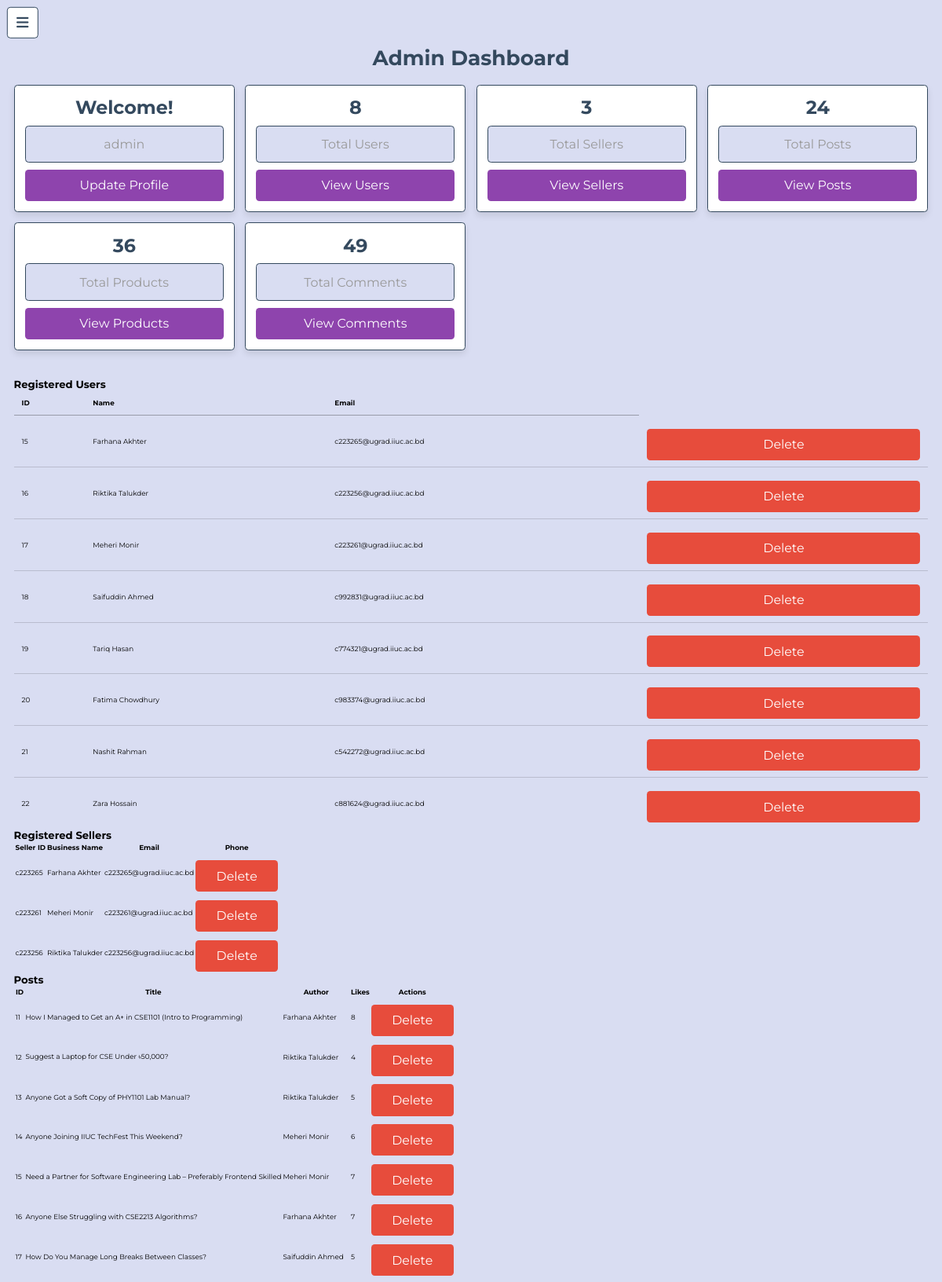
Screenshot of /project_blog/admin/complete_dashboard.php (signed in, upper part) with the database file from the repository.
### tables this page shows
CREATE TABLE `users` (
  `id` int(100) NOT NULL,
  `name` varchar(20) NOT NULL,
  `email` varchar(50) NOT NULL,
  `password` varchar(50) NOT NULL,
  `user_type` varchar(20) NOT NULL
);

CREATE TABLE `seller` (
  `id` int(100) NOT NULL,
  `seller_id` varchar(100) NOT NULL,
  `name` varchar(1000) NOT NULL,
  `email` varchar(1000) NOT NULL,
  `password` varchar(1000) NOT NULL
);

CREATE TABLE `posts` (
  `id` int(100) NOT NULL,
  `user_id` int(100) NOT NULL,
  `name` varchar(100) NOT NULL,
  `title` varchar(100) NOT NULL,
  `content` varchar(10000) NOT NULL,
  `image` varchar(100) NOT NULL,
  `date` date NOT NULL DEFAULT current_timestamp(),
  `status` varchar(10) NOT NULL
);

### project_blog/admin/complete_dashboard.php (the view, shortened to what this page needs)
<?php
include '../components/connect.php';
?>
<!DOCTYPE html>
<html lang="en">
<head>
   <link rel="stylesheet" href="https://cdnjs.cloudflare.com/ajax/libs/font-awesome/6.1.1/css/all.min.css">
   <link rel="stylesheet" href="../css/admin_style.css">
   <link rel="stylesheet" href="https://cdn.datatables.net/1.11.5/css/jquery.dataTables.min.css">
</head>
<body>
<?php include '../components/admin_header.php' ?>
<section class="dashboard">
   <h1 class="heading">Admin Dashboard</h1>
   <div class="box-container">
      <div class="box">
         <h3>Welcome!</h3>
         <p><?= $fetch_profile['name']; ?></p>
         <a href="update_profile.php" class="btn">Update Profile</a>
      </div>
      <div class="box">
         <?php
            $select_users = $conn->prepare("SELECT * FROM `users`");
            $select_users->execute();
            $total_users = $select_users->rowCount();
         ?>
         <h3><?= $total_users; ?></h3>
         <p>Total Users</p>
         <a href="#users-section" class="btn">View Users</a>
      </div>
      <div class="box">
         <?php
            $select_sellers = $conn->prepare("SELECT * FROM `seller`");
            $select_sellers->execute();
            $total_sellers = $select_sellers->rowCount();
         ?>
         <h3><?= $total_sellers; ?></h3>
         <p>Total Sellers</p>
         <a href="#sellers-section" class="btn">View Sellers</a>
      </div>
      <div class="box">
         <?php
            $select_posts = $conn->prepare("SELECT * FROM `posts`");
            $select_posts->execute();
            $total_posts = $select_posts->rowCount();
         ?>
         <h3><?= $total_posts; ?></h3>
         <p>Total Posts</p>
         <a href="#posts-section" class="btn">View Posts</a>
      </div>
      <div class="box">
         <?php
            $select_products = $conn->prepare("SELECT * FROM `products`");
            $select_products->execute();
            $total_products = $select_products->rowCount();
         ?>
         <h3><?= $total_products; ?></h3>
         <p>Total Products</p>
         <a href="#products-section" class="btn">View Products</a>
      </div>
      <div class="box">
         <?php
            $select_comments = $conn->prepare("SELECT * FROM `comments`");
            $select_comments->execute();
            $total_comments = $select_comments->rowCount();
         ?>
         <h3><?= $total_comments; ?></h3>
         <p>Total Comments</p>
         <a href="#comments-section" class="btn">View Comments</a>
      </div>
   </div>
</section>
<section class="data-tables">
   <div class="section" id="users-section">
      <h2 class="sub-heading">Registered Users</h2>
      <div class="table-container">
         <table id="users-table" class="display">
            <thead>
               <tr>
                  <th>ID</th>
                  <th>Name</th>
                  <th>Email</th>
               </tr>
            </thead>
            <tbody>
               <?php
                  $select_users = $conn->prepare("SELECT * FROM `users`");
                  $select_users->execute();
                  while($fetch_user = $select_users->fetch(PDO::FETCH_ASSOC)){
               ?>
               <tr>
                  <td><?= $fetch_user['id']; ?></td>
                  <td><?= $fetch_user['name']; ?></td>
                  <td><?= $fetch_user['email']; ?></td>
                  <td>
                     <a href="admin_dashboard.php?delete=1&type=user&id=<?= $fetch_user['id']; ?>"
                        class="delete-btn" onclick="return confirm('Delete this user?');">
                        Delete
                     </a>
                  </td>
               </tr>
               <?php } ?>
            </tbody>
         </table>
      </div>
   </div>
   <div class="section" id="sellers-section">
      <h2 class="sub-heading">Registered Sellers</h2>
      <div class="table-container">
         <table id="sellers-table" class="display">
            <thead>
               <tr>
                  <th>Seller ID</th>
                  <th>Business Name</th>
                  <th>Email</th>
                  <th>Phone</th>
               </tr>
            </thead>
            <tbody>
               <?php
                  $select_sellers = $conn->prepare("SELECT * FROM `seller`");
                  $select_sellers->execute();
                  while($fetch_seller = $select_sellers->fetch(PDO::FETCH_ASSOC)){
               ?>
               <tr>
                  <td><?= $fetch_seller['seller_id']; ?></td>
                  <td><?= $fetch_seller['name']; ?></td>
                  <td><?= $fetch_seller['email']; ?></td>
                  <td>
                     <a href="admin_dashboard.php?delete=1&type=seller&id=<?= $fetch_seller['id']; ?>"
                        class="delete-btn" onclick="return confirm('Delete this seller?');">
                        Delete
                     </a>
                  </td>
               </tr>
               <?php } ?>
            </tbody>
         </table>
      </div>
   </div>
   <div class="section" id="posts-section">
      <h2 class="sub-heading">Posts</h2>
      <div class="table-container">
         <table id="posts-table" class="display">
            <thead>
               <tr>
                  <th>ID</th>
                  <th>Title</th>
                  <th>Author</th>
                  <th>Likes</th>
                  <th>Actions</th>
               </tr>
            </thead>
            <tbody>
               <?php
                  $select_posts = $conn->prepare("SELECT p.*, u.name as author_name,
                                                 (SELECT COUNT(*) FROM likes WHERE post_id = p.id) as like_count
                                                 FROM `posts` p LEFT JOIN `users` u ON p.user_id = u.id");
                  $select_posts->execute();
                  while($fetch_post = $select_posts->fetch(PDO::FETCH_ASSOC)){
               ?>
               <tr>
                  <td><?= $fetch_post['id']; ?></td>
                  <td><?= $fetch_post['title']; ?></td>
                  <td><?= $fetch_post['author_name']; ?></td>
                  <td><?= $fetch_post['like_count']; ?></td>
                  <td>
                     <a href="admin_dashboard.php?delete=1&type=post&id=<?= $fetch_post['id']; ?>"
                        class="delete-btn" onclick="return confirm('Delete this post?');">
                        Delete
                     </a>
                  </td>
               </tr>
               <?php } ?>
            </tbody>
         </table>
      </div>
   </div>
</section>
</body>
</html>

### project_blog/css/admin_style.css (style rules this page uses)
:root { --main-color: #8e44ad; --red: #e74c3c; --orange: #f39c12; --black: #34495e; --white: #fff; --light-bg: hsl(230, 50%, 90%); --light-color: #999; --border: 0.2rem solid var(--black); --box-shadow: 0 0.5rem 1rem rgba(0, 0, 0, 0.1); }
* { font-family: "Montserrat", sans-serif; margin: 0; padding: 0; box-sizing: border-box; text-decoration: none; outline: none; border: none; }
html { font-size: 62.5%; overflow-x: hidden; }
body { background-color: var(--light-bg); padding-left: 35rem; }
section { max-width: 1200px; margin: 0 auto; padding: 2rem; }
.btn, .delete-btn, .option-btn, .inline-btn, .inline-option-btn, .inline-delete-btn { margin-top: 1rem; border-radius: 0.5rem; cursor: pointer; font-size: 1.8rem; color: var(--white); padding: 1.2rem 3rem; text-transform: capitalize; text-align: center; }
.btn, .delete-btn, .option-btn { display: block; width: 100%; }
.inline-btn, .btn { background-color: var(--main-color); }
.inline-delete-btn, .delete-btn { background-color: var(--red); }
.heading { text-align: center; margin-bottom: 2rem; text-transform: capitalize; color: var(--black); font-size: 3rem; }
.dashboard .box-container { display: grid; grid-template-columns: repeat(auto-fit, minmax(30rem, 1fr)); gap: 1.5rem; align-items: flex-start; }
.dashboard .box-container .box { text-align: center; background-color: var(--white); border: var(--border); box-shadow: var(--box-shadow); border-radius: 0.5rem; text-align: center; padding: 1.5rem; }
.dashboard .box-container .box h3 { font-size: 2.7rem; color: var(--black); }
.dashboard .box-container .box p { padding: 1.5rem; border-radius: 0.5rem; background-color: var(--light-bg); border-radius: 0.5rem; font-size: 1.8rem; border: var(--border); margin: 1rem 0; color: var(--light-color); }
@media (max-width: 1200px) { html { font-size: 55%; } }
@media (max-width: 1200px) { body { padding-left: 0; } }

### rows the page displays
users: id "15", name "Farhana Akhter", email "c223265@ugrad.iiuc.ac.bd"
users: id "16", name "Riktika Talukder", email "c223256@ugrad.iiuc.ac.bd"
users: id "17", name "Meheri Monir", email "c223261@ugrad.iiuc.ac.bd"
users: id "18", name "Saifuddin Ahmed", email "c992831@ugrad.iiuc.ac.bd"
users: id "19", name "Tariq Hasan", email "c774321@ugrad.iiuc.ac.bd"
users: id "20", name "Fatima Chowdhury", email "c983374@ugrad.iiuc.ac.bd"
users: id "21", name "Nashit Rahman", email "c542272@ugrad.iiuc.ac.bd"
users: id "22", name "Zara Hossain", email "c881624@ugrad.iiuc.ac.bd"
seller: seller "c223265", name "Farhana Akhter", email "c223265@ugrad.iiuc.ac.bd"
seller: seller "c223261", name "Meheri Monir", email "c223261@ugrad.iiuc.ac.bd"
seller: seller "c223256", name "Riktika Talukder", email "c223256@ugrad.iiuc.ac.bd"
posts: id "11", title "How I Managed to Get an A+ in CSE1101 (Intro to Programming)", user.name "Farhana Akhter", like_count "8"
posts: id "12", title "Suggest a Laptop for CSE Under ৳50,000?", user.name "Riktika Talukder", like_count "4"
posts: id "13", title "Anyone Got a Soft Copy of PHY1101 Lab Manual?", user.name "Riktika Talukder", like_count "5"
posts: id "14", title "Anyone Joining IIUC TechFest This Weekend?", user.name "Meheri Monir", like_count "6"
posts: id "15", title "Need a Partner for Software Engineering Lab – Preferably Frontend Skilled", user.name "Meheri Monir", like_count "7"
posts: id "16", title "Anyone Else Struggling with CSE2213 Algorithms?", user.name "Farhana Akhter", like_count "7"
posts: id "17", title "How Do You Manage Long Breaks Between Classes?", user.name "Saifuddin Ahmed", like_count "5"

### other values shown
$fetch_profile['name'] "admin"
$total_users "8"
$total_sellers "3"
$total_posts "24"
$total_products "36"
$total_comments "49"
